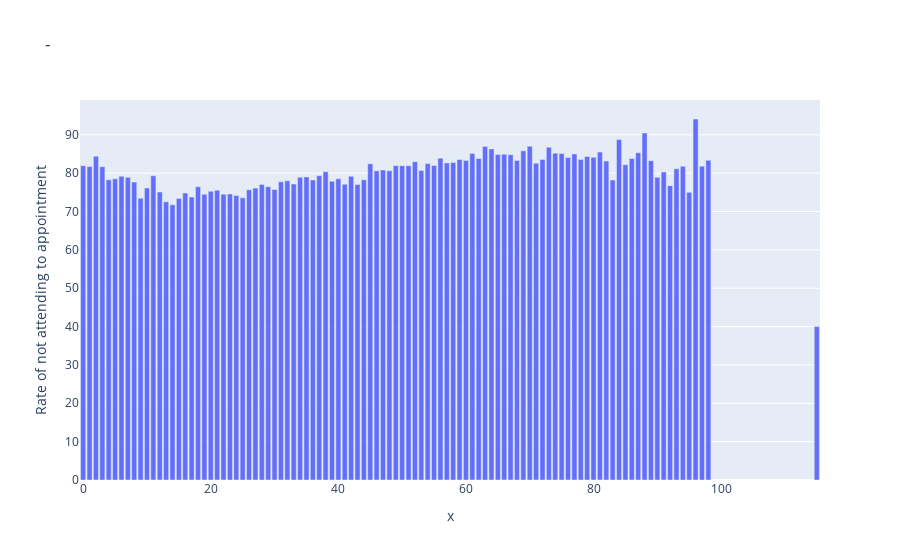

The notebook cell saved with this chart:
### Code cell
plt.figure(figsize=(20, 15))
agerate=agen.value_counts()/(agey.value_counts()+agen.value_counts())*100
import plotly.express as px

fig = px.bar(data_frame=dayapprate, 
             x=agerate.index, 
             y=agerate.values,title="-",
                 labels={"index": "How many appointments were made on the same date?",  
                         "y": "Rate of not attending to appointment"})

fig.show()

### Figure 1 — Plotly figure (JSON) as saved in the notebook; plotly's stock layout.template omitted (floating-point values rounded to 4 significant figures)
{"data": [{"alignmentgroup": "True", "hovertemplate": "x=%{x}<br>Rate of not attending to appointment=%{y}<extra></extra>", "legendgroup": "", "marker": {"color": "#636efa"}, "name": "", "offsetgroup": "", "orientation": "v", "showlegend": false, "textposition": "auto", "type": "bar", "x": [0, 1, 2, 3, 4, 5, 6, 7, 8, 9, 10, 11, 12, 13, 14, 15, 16, 17, 18, 19, 20, 21, 22, 23, 24, 25, 26, 27, 28, 29, 30, 31, 32, 33, 34, 35, 36, 37, 38, 39, 40, 41, 42, 43, 44, 45, 46, 47, 48, 49, 50, 51, 52, 53, 54, 55, 56, 57, 58, 59, 60, 61, 62, 63, 64, 65, 66, 67, 68, 69, 70, 71, 72, 73, 74, 75, 76, 77, 78, 79, 80, 81, 82, 83, 84, 85, 86, 87, 88, 89, 90, 91, 92, 93, 94, 95, 96, 97, 98, 99, 100, 102, 115], "xaxis": "x", "y": [81.94, 81.74, 84.43, 81.69, 78.29, 78.51, 79.22, 78.91, 77.67, 73.47, 76.14, 79.33, 75.09, 72.53, 71.74, 73.41, 74.82, 73.76, 76.46, 74.5, 75.3, 75.55, 74.49, 74.57, 74.15, 73.57, 75.68, 76.11, 77.07, 76.48, 75.74, 77.76, 78.01, 77.17, 78.9, 79.03, 78.23, 79.32, 80.36, 77.86, 78.53, 77.12, 79.17, 77.01, 78.28, 82.45, 80.62, 80.85, 80.63, 81.96, 81.96, 81.94, 82.99, 80.68, 82.48, 81.96, 83.91, 82.66, 82.78, 83.56, 83.27, 85.11, 83.84, 86.97, 86.33, 84.83, 84.92, 84.79, 83.3, 85.82, 87.02, 82.59, 83.58, 86.76, 85.22, 85.11, 84.06, 85.01, 83.55, 84.36, 84.15, 85.48, 83.16, 78.21, 88.75, 82.18, 83.85, 85.33, 90.48, 83.24, 78.9, 80.3, 76.74, 81.13, 81.82, 75, 94.12, 81.82, 83.33, null, null, null, 40], "yaxis": "y"}], "layout": {"barmode": "relative", "legend": {"tracegroupgap": 0}, "title": {"text": "-"}, "xaxis": {"anchor": "y", "domain": [0, 1], "title": {"text": "x"}}, "yaxis": {"anchor": "x", "domain": [0, 1], "title": {"text": "Rate of not attending to appointment"}}}}
